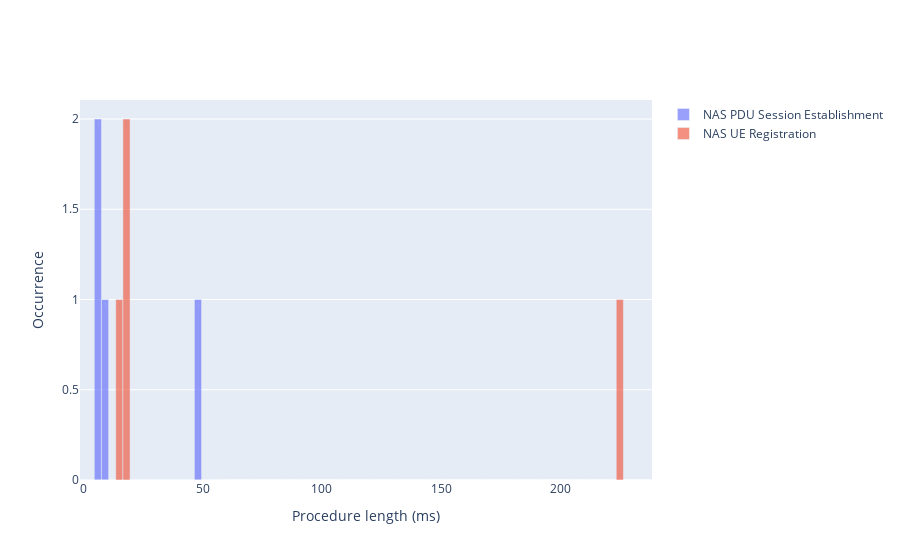

Write notebook code for a chart like this one.
### Code cell
import plotly.graph_objects as go

bin_size = 3

procedure_names = list(procedure_df['name'].unique())
procedure_names.sort()
histogram_traces = []

for procedure_name in procedure_names:
    proc_data = procedure_df[procedure_df['name']==procedure_name]
    hist_array, hist_bins, hist_labels = trace_plotting.get_histogram_data(
        proc_data.loc[:,'length_ms'], 
        bin_size, 
        density=False, 
        remove_trailing_zeros=False, 
        output_labels=True,
        label_unit='ms')
    histogram_line = go.Bar(
        x=hist_bins,
        y=hist_array,
        name=procedure_name,
        text=hist_labels,
        opacity=0.65,
        showlegend=True,
        #marker={'line':{'width':0}},
        hovertemplate="<br>".join([
            "duration: %{text}",
            "occurrences: %{y}"])
    )
    histogram_traces.append(histogram_line)

fig = go.Figure(data=histogram_traces, layout = { 'bargap': 0 })

fig.update_layout(barmode='overlay')
fig.update_xaxes(title_text='Procedure length (ms)')
fig.update_yaxes(title_text='Occurrence')
fig.show()

fig.write_html(output_name_files + '_procedure_length.html')

### Figure 1 — Plotly figure (JSON) as saved in the notebook; plotly's stock layout.template omitted (floating-point values rounded to 4 significant figures)
{"data": [{"hovertemplate": "duration: %{text}<br>occurrences: %{y}", "name": "NAS PDU Session Establishment", "opacity": 0.65, "showlegend": true, "text": ["8 to 1ms", "8 to 4ms", "8 to 7ms", "8 to 10ms", "10 to 13ms", "13 to 16ms", "16 to 19ms", "19 to 22ms", "22 to 25ms", "25 to 28ms", "28 to 31ms", "31 to 34ms", "34 to 37ms", "37 to 40ms", "40 to 43ms", "43 to 46ms", "46 to 49ms", "49 to 52ms", "52 to 55ms", "55 to 58ms", "58 to 61ms"], "type": "bar", "x": [0, 3, 6, 9, 12, 15, 18, 21, 24, 27, 30, 33, 36, 39, 42, 45, 48, 51, 54, 57, 60], "y": [0, 0, 2, 1, 0, 0, 0, 0, 0, 0, 0, 0, 0, 0, 0, 0, 1, 0, 0, 0]}, {"hovertemplate": "duration: %{text}<br>occurrences: %{y}", "name": "NAS UE Registration", "opacity": 0.65, "showlegend": true, "text": ["17 to 1ms", "17 to 4ms", "17 to 7ms", "17 to 10ms", "17 to 13ms", "17 to 16ms", "17 to 19ms", "19 to 22ms", "22 to 25ms", "25 to 28ms", "28 to 31ms", "31 to 34ms", "34 to 37ms", "37 to 40ms", "40 to 43ms", "43 to 46ms", "46 to 49ms", "49 to 52ms", "52 to 55ms", "55 to 58ms", "58 to 61ms", "61 to 64ms", "64 to 67ms", "67 to 70ms", "70 to 73ms", "73 to 76ms", "76 to 79ms", "79 to 82ms", "82 to 85ms", "85 to 88ms", "88 to 91ms", "91 to 94ms", "94 to 97ms", "97 to 100ms", "100 to 103ms", "103 to 106ms", "106 to 109ms", "109 to 112ms", "112 to 115ms", "115 to 118ms", "118 to 121ms", "121 to 124ms", "124 to 127ms", "127 to 130ms", "130 to 133ms", "133 to 136ms", "136 to 139ms", "139 to 142ms", "142 to 145ms", "145 to 148ms", "148 to 151ms", "151 to 154ms", "154 to 157ms", "157 to 160ms", "160 to 163ms", "163 to 166ms", "166 to 169ms", "169 to 172ms", "172 to 175ms", "175 to 178ms", "178 to 181ms", "181 to 184ms", "184 to 187ms", "187 to 190ms", "190 to 193ms", "193 to 196ms", "196 to 199ms", "199 to 202ms", "202 to 205ms", "205 to 208ms", "208 to 211ms", "211 to 214ms", "214 to 217ms", "217 to 220ms", "220 to 223ms", "223 to 226ms", "226 to 229ms", "229 to 232ms", "232 to 235ms", "235 to 238ms", "238 to 241ms"], "type": "bar", "x": [0, 3, 6, 9, 12, 15, 18, 21, 24, 27, 30, 33, 36, 39, 42, 45, 48, 51, 54, 57, 60, 63, 66, 69, 72, 75, 78, 81, 84, 87, 90, 93, 96, 99, 102, 105, 108, 111, 114, 117, 120, 123, 126, 129, 132, 135, 138, 141, 144, 147, 150, 153, 156, 159, 162, 165, 168, 171, 174, 177, 180, 183, 186, 189, 192, 195, 198, 201, 204, 207, 210, 213, 216, 219, 222, 225, 228, 231, 234, 237, 240], "y": [0, 0, 0, 0, 0, 1, 2, 0, 0, 0, 0, 0, 0, 0, 0, 0, 0, 0, 0, 0, 0, 0, 0, 0, 0, 0, 0, 0, 0, 0, 0, 0, 0, 0, 0, 0, 0, 0, 0, 0, 0, 0, 0, 0, 0, 0, 0, 0, 0, 0, 0, 0, 0, 0, 0, 0, 0, 0, 0, 0, 0, 0, 0, 0, 0, 0, 0, 0, 0, 0, 0, 0, 0, 0, 0, 1, 0, 0, 0, 0]}], "layout": {"bargap": 0, "barmode": "overlay", "xaxis": {"title": {"text": "Procedure length (ms)"}}, "yaxis": {"title": {"text": "Occurrence"}}}}
